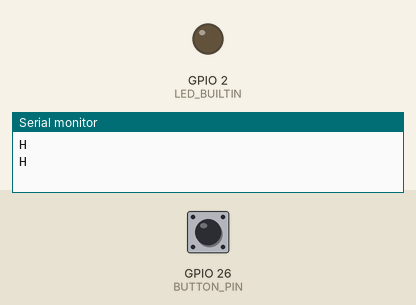
This sketch was run on a simulated ESP32. On the bench: output pins drawn as LEDs (lit = HIGH), the last lines printed to the serial monitor. The test bench sets the inputs (shaded band); at power-on: GPIO 26 (BUTTON_PIN) HIGH.

Above: at 1.2 s.
1.3 s: GPIO 26 (BUTTON_PIN) pulled LOW for 0.15 s
At 1.37 s:
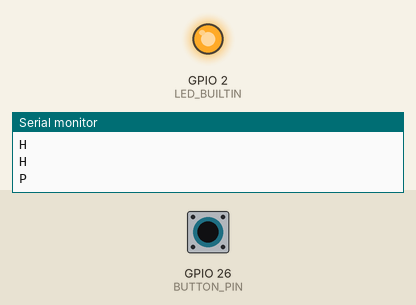
2.9 s: GPIO 26 (BUTTON_PIN) pulled LOW for 3.2 s
At 7.2 s:
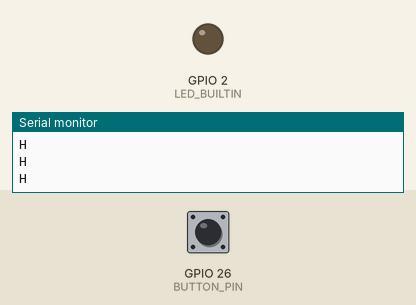
Timing chart, 0 to 8.7 s (numbered marks = the images above; inputs shaded):
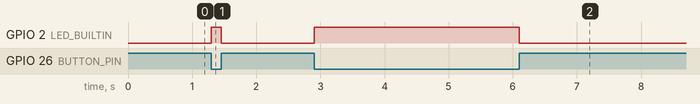

The sketch:

chrono_button.ino
```cpp
/*
  Chrono Contra o Tempo - botão do ESP32

  Ligação: um terminal do push button no GPIO 4 e o outro no GND.
  (O resistor interno INPUT_PULLUP mantém o pino em HIGH; apertar o botão leva o pino a LOW.)

  Protocolo pela USB (115200 baud, uma linha por mensagem):
    "H"  batimento, a cada 500 ms: avisa ao jogo que o ESP32 está vivo
    "P"  botão pressionado (uma vez por aperto, mesmo se o botão ficar segurado)
*/

const int BUTTON_PIN = 26;                    // troque aqui se ligou em outro GPIO
const unsigned long DEBOUNCE_MS = 30;        // ignora o "tremido" do contato
const unsigned long HEARTBEAT_MS = 500;

int lastState = HIGH;                        // estado estável do botão (HIGH = solto)
unsigned long lastChangeMs = 0;
unsigned long lastBeatMs = 0;

void setup() {
  Serial.begin(115200);
  pinMode(BUTTON_PIN, INPUT_PULLUP);
#ifdef LED_BUILTIN
  pinMode(LED_BUILTIN, OUTPUT);
  digitalWrite(LED_BUILTIN, LOW);
#endif
}

void loop() {
  unsigned long now = millis();
  int state = digitalRead(BUTTON_PIN);

  // Qualquer mudança só vale se passou o tempo de debounce desde a mudança anterior.
  if (state != lastState && now - lastChangeMs >= DEBOUNCE_MS) {
    lastChangeMs = now;
    lastState = state;
    if (state == LOW) {
      Serial.println("P");                  // enviado já na primeira borda: latência mínima
    }
#ifdef LED_BUILTIN
    digitalWrite(LED_BUILTIN, state == LOW ? HIGH : LOW);   // LED acende enquanto aperta
#endif
  }

  if (now - lastBeatMs >= HEARTBEAT_MS) {
    lastBeatMs = now;
    Serial.println("H");
  }
}
```

Measured:
- after the input at 1.3 s, GPIO 2 (LED_BUILTIN): LOW → HIGH at once, → LOW 0.15 s later
- after the input at 2.9 s, GPIO 2 (LED_BUILTIN): LOW → HIGH at once, → LOW 3.2 s later
